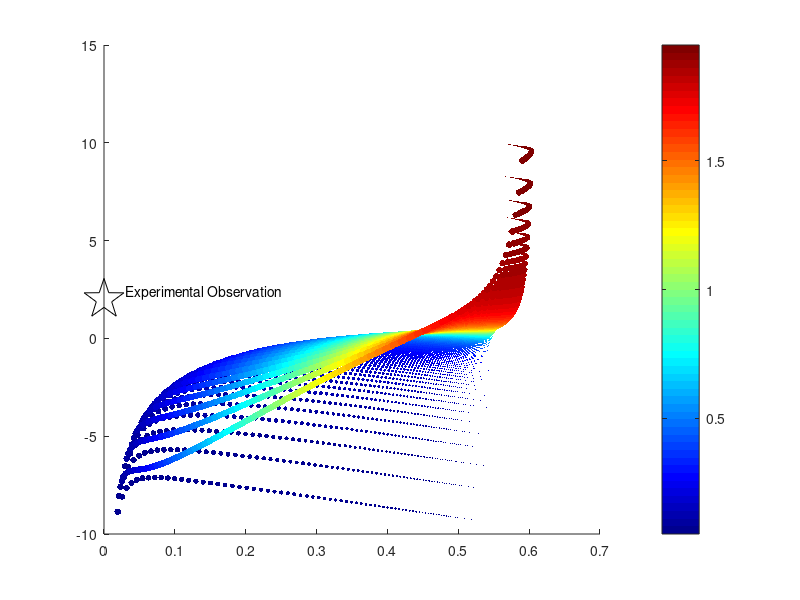

The MATLAB script that drew this image: (Note: this script raises an error after producing the figure.)
clear all

%Noise strength
E=((0.2)^2)/2;Ip=((0.1)^2)/2;Is=((0.15)^2)/2; %(standard deviation)^2 /2

figure(1)
clf
hold on

k1=1;
for mu=0.05:0.01:0.95
k2=1;
for beta=0.05:0.01:1.95
tauPan=1/(2*beta-beta^2) + 1/(2-2*mu) + 1/(2+2*mu) + 1/(1+mu*(beta-1)) + (Ip-Is*(mu^2 + mu -beta*mu -2))/(Ip*(mu*(beta-1)-1)+Is*(mu*(beta-1)+1)*(mu^2-1));
tauAan=(Ip*(1+mu*beta*(1-beta)+(beta-1)*mu^2)+E*(mu+1)*(1+mu*(beta-1))*(mu-1)^2 + Is*(mu+1)*(mu-1)^2*(1+mu*(beta-1)))/(beta*(mu-1)*(Ip*(mu*(beta-1)-1)+E*(mu*(beta-1)+1)*(mu^2-1)+Is*(mu*(beta-1)+1)*(mu^2-1)));
PInfty(k1,k2)=E/(E+Is+Ip*((mu*(beta-1)-1)/((mu^2 -1)*(mu*(beta-1)+1))));
DeltaTau(k1,k2)=tauPan-tauAan;
k2=k2+1;
end
scatter(PInfty(k1,:),DeltaTau(k1,:),(3*mu)^3,(0.05:0.01:1.95),'filled')
k1=k1+1;
end

plot(0,2,'kp','MarkerSize',30)
text(0.03,2,'Experimental Observation','VerticalAlignment','bottom','HorizontalAlignment','left')
colormap(jet)
bar=colorbar;
title("Difference between PCF and ACF fall off time scale plotted against PCF asymptote. $I_e$ = "+E+", $I_p$= "+Ip+", $\frac{I_e}{I_p}$= "+(E/Ip),'interpreter','latex')
xlabel('$P_\infty$','interpreter','latex')
ylabel('$\Delta \tau$','interpreter','latex')
xlim([0 0.7])
ylim([-10 10])
set(gca,'FontSize',36)
pbaspect([1 1 1])
yline(0)
L(1) = plot(nan, nan, '.k','MarkerSize',(3*0.95)^3);L(2) = plot(nan, nan, '.k','MarkerSize',(3*0.7)^3);L(3) = plot(nan, nan, '.k','MarkerSize',(3*0.55)^3);
legend(L, {'$\mu=0.95$','$\mu=0.7$','$\mu=0.55$'},'interpreter','latex');
set(get(bar,'Title') ,'String','$\beta$','interpreter','latex');